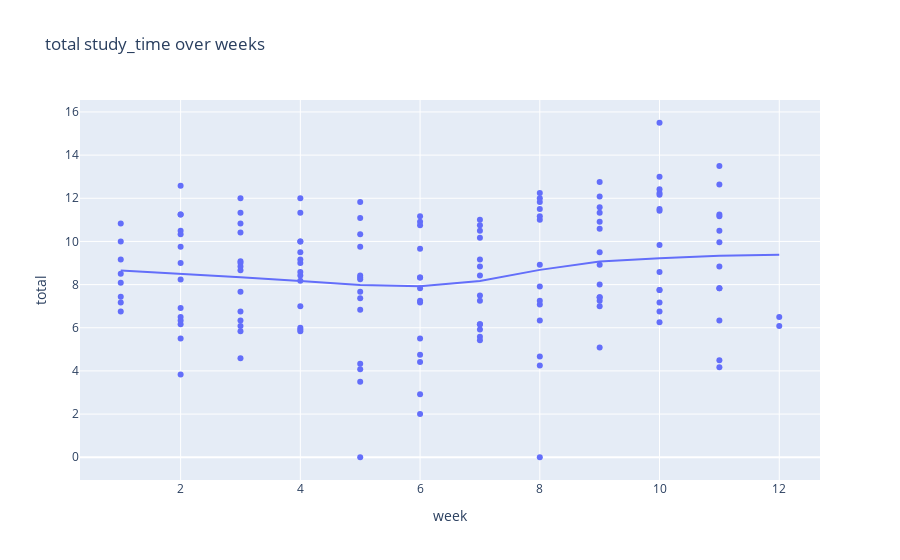

The code cell stored with this chart in its notebook:
### Code cell
graph = clean_study[clean_study['week']!=0]
px.scatter(graph, x='week',y='total', title='total study_time over weeks',trendline='lowess')

### Figure 1 — Plotly figure (JSON) as saved in the notebook; plotly's stock layout.template omitted (floating-point values rounded to 4 significant figures; data arrays with more than 128 entries replaced by an {"elided": "..."} marker saying what was removed)
{"data": [{"hovertemplate": "week=%{x}<br>total=%{y}<extra></extra>", "legendgroup": "", "marker": {"color": "#636efa", "symbol": "circle"}, "mode": "markers", "name": "", "orientation": "v", "showlegend": false, "type": "scatter", "x": {"elided": "148 int values"}, "xaxis": "x", "y": {"elided": "148 float values"}, "yaxis": "y"}, {"hovertemplate": "<b>LOWESS trendline</b><br><br>week=%{x}<br>total=%{y} <b>(trend)</b><extra></extra>", "legendgroup": "", "marker": {"color": "#636efa", "symbol": "circle"}, "mode": "lines", "name": "", "showlegend": false, "type": "scatter", "x": {"elided": "148 int values"}, "xaxis": "x", "y": {"elided": "148 float values"}, "yaxis": "y"}], "layout": {"legend": {"tracegroupgap": 0}, "title": {"text": "total study_time over weeks"}, "xaxis": {"anchor": "y", "domain": [0, 1], "title": {"text": "week"}}, "yaxis": {"anchor": "x", "domain": [0, 1], "title": {"text": "total"}}}}
